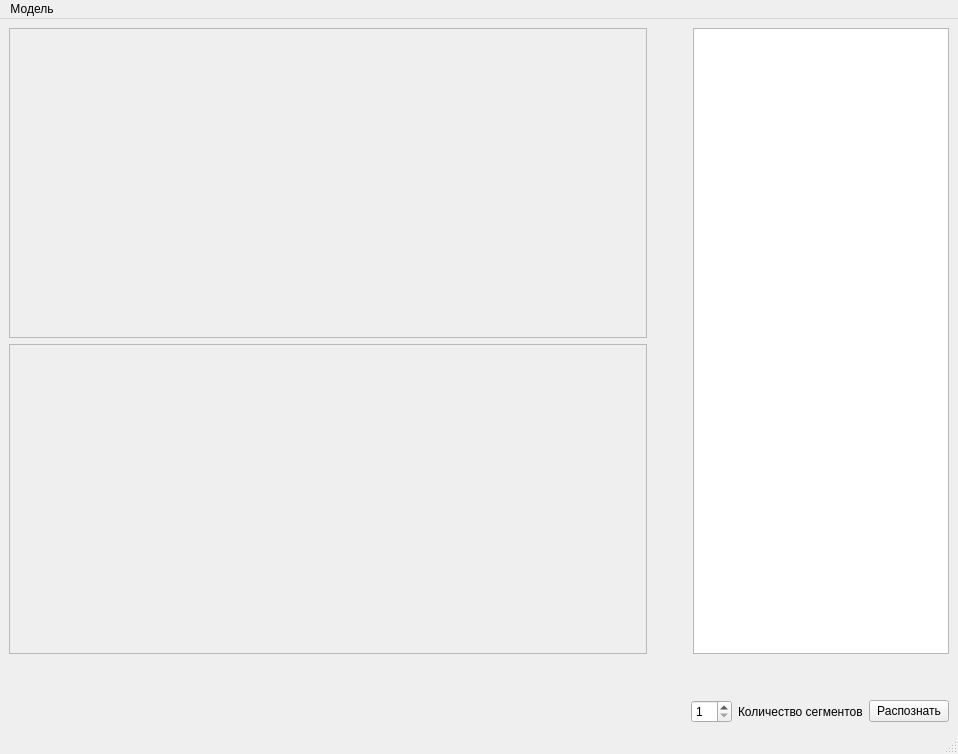
<?xml version="1.0" encoding="UTF-8"?>
<ui version="4.0">
 <class>MainWindow</class>
 <widget class="QMainWindow" name="MainWindow">
  <property name="geometry">
   <rect>
    <x>0</x>
    <y>0</y>
    <width>958</width>
    <height>754</height>
   </rect>
  </property>
  <property name="windowTitle">
   <string>MainWindow</string>
  </property>
  <widget class="QWidget" name="centralwidget">
   <layout class="QGridLayout" name="gridLayout_2">
    <item row="0" column="0">
     <layout class="QVBoxLayout" name="verticalLayout">
      <item>
       <layout class="QGridLayout" name="gridLayout">
        <item row="1" column="0">
         <widget class="QScrollArea" name="divided_image_area">
          <property name="widgetResizable">
           <bool>true</bool>
          </property>
          <widget class="QWidget" name="scrollAreaWidgetContents_6">
           <property name="geometry">
            <rect>
             <x>0</x>
             <y>0</y>
             <width>626</width>
             <height>302</height>
            </rect>
           </property>
          </widget>
         </widget>
        </item>
        <item row="0" column="0">
         <widget class="QScrollArea" name="source_image_area">
          <property name="widgetResizable">
           <bool>true</bool>
          </property>
          <widget class="QWidget" name="scrollAreaWidgetContents_5">
           <property name="geometry">
            <rect>
             <x>0</x>
             <y>0</y>
             <width>626</width>
             <height>302</height>
            </rect>
           </property>
          </widget>
         </widget>
        </item>
        <item row="0" column="2" rowspan="2">
         <widget class="QListWidget" name="resultWidget">
          <property name="sizePolicy">
           <sizepolicy hsizetype="Minimum" vsizetype="Expanding">
            <horstretch>0</horstretch>
            <verstretch>0</verstretch>
           </sizepolicy>
          </property>
         </widget>
        </item>
        <item row="0" column="1">
         <spacer name="horizontalSpacer">
          <property name="orientation">
           <enum>Qt::Horizontal</enum>
          </property>
          <property name="sizeType">
           <enum>QSizePolicy::Minimum</enum>
          </property>
          <property name="sizeHint" stdset="0">
           <size>
            <width>40</width>
            <height>20</height>
           </size>
          </property>
         </spacer>
        </item>
       </layout>
      </item>
      <item>
       <spacer name="verticalSpacer">
        <property name="orientation">
         <enum>Qt::Vertical</enum>
        </property>
        <property name="sizeType">
         <enum>QSizePolicy::Minimum</enum>
        </property>
        <property name="sizeHint" stdset="0">
         <size>
          <width>20</width>
          <height>40</height>
         </size>
        </property>
       </spacer>
      </item>
      <item>
       <layout class="QHBoxLayout" name="horizontalLayout">
        <item>
         <spacer name="horizontalSpacer_2">
          <property name="orientation">
           <enum>Qt::Horizontal</enum>
          </property>
          <property name="sizeHint" stdset="0">
           <size>
            <width>40</width>
            <height>20</height>
           </size>
          </property>
         </spacer>
        </item>
        <item>
         <widget class="QSpinBox" name="count_of_segments_spinbox">
          <property name="minimum">
           <number>1</number>
          </property>
         </widget>
        </item>
        <item>
         <widget class="QLabel" name="label">
          <property name="text">
           <string>Количество сегментов</string>
          </property>
         </widget>
        </item>
        <item>
         <widget class="QPushButton" name="recognize_button">
          <property name="text">
           <string>Распознать</string>
          </property>
         </widget>
        </item>
       </layout>
      </item>
     </layout>
    </item>
   </layout>
  </widget>
  <widget class="QMenuBar" name="menubar">
   <property name="geometry">
    <rect>
     <x>0</x>
     <y>0</y>
     <width>958</width>
     <height>21</height>
    </rect>
   </property>
   <widget class="QMenu" name="menu">
    <property name="title">
     <string>Модель</string>
    </property>
   </widget>
   <addaction name="menu"/>
  </widget>
  <widget class="QStatusBar" name="statusbar"/>
 </widget>
 <resources/>
 <connections/>
</ui>
